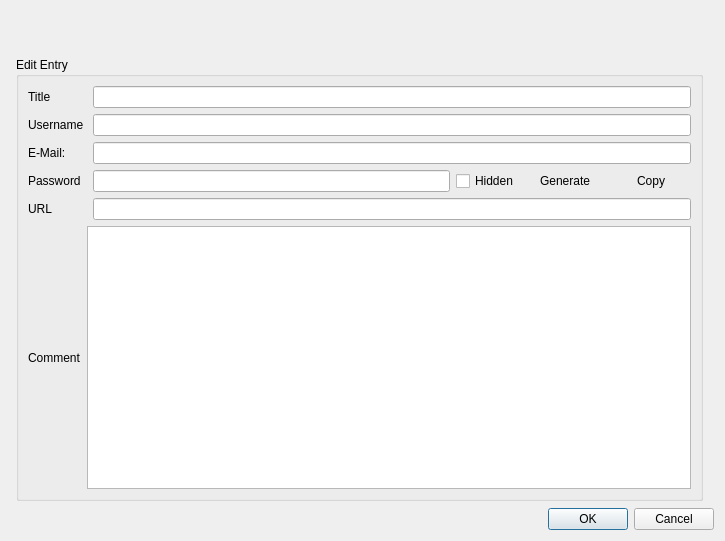
<?xml version="1.0" encoding="UTF-8"?>
<ui version="4.0">
 <class>EditEntryDialog</class>
 <widget class="QDialog" name="EditEntryDialog">
  <property name="geometry">
   <rect>
    <x>0</x>
    <y>0</y>
    <width>725</width>
    <height>541</height>
   </rect>
  </property>
  <property name="windowTitle">
   <string>Edit Entry</string>
  </property>
  <property name="windowIcon">
   <iconset>
    <normaloff>:/icons/icons/dialog-password.png</normaloff>:/icons/icons/dialog-password.png</iconset>
  </property>
  <layout class="QGridLayout" name="gridLayout_2">
   <item row="1" column="0">
    <spacer name="horizontalSpacer">
     <property name="orientation">
      <enum>Qt::Horizontal</enum>
     </property>
     <property name="sizeType">
      <enum>QSizePolicy::Fixed</enum>
     </property>
     <property name="sizeHint" stdset="0">
      <size>
       <width>5</width>
       <height>20</height>
      </size>
     </property>
    </spacer>
   </item>
   <item row="1" column="1" colspan="2">
    <widget class="QGroupBox" name="groupBox">
     <property name="title">
      <string>Edit Entry</string>
     </property>
     <layout class="QVBoxLayout" name="verticalLayout">
      <item>
       <layout class="QGridLayout" name="gridLayout">
        <item row="4" column="2">
         <widget class="QLineEdit" name="urlEdit"/>
        </item>
        <item row="0" column="2">
         <widget class="QLineEdit" name="titleEdit"/>
        </item>
        <item row="1" column="0" colspan="2">
         <widget class="QLabel" name="label_2">
          <property name="text">
           <string>Username</string>
          </property>
         </widget>
        </item>
        <item row="3" column="0" colspan="2">
         <widget class="QLabel" name="label_3">
          <property name="text">
           <string>Password</string>
          </property>
         </widget>
        </item>
        <item row="3" column="2">
         <layout class="QHBoxLayout" name="horizontalLayout">
          <item>
           <widget class="QLineEdit" name="passwordEdit">
            <property name="echoMode">
             <enum>QLineEdit::Password</enum>
            </property>
           </widget>
          </item>
          <item>
           <widget class="QCheckBox" name="hiddenCheckbox">
            <property name="text">
             <string>Hidden</string>
            </property>
           </widget>
          </item>
          <item>
           <widget class="QPushButton" name="generateButton">
            <property name="text">
             <string>Generate</string>
            </property>
            <property name="icon">
             <iconset resource="../src/qt/res.qrc">
              <normaloff>:/icons/generator.png</normaloff>:/icons/generator.png</iconset>
            </property>
            <property name="iconSize">
             <size>
              <width>20</width>
              <height>20</height>
             </size>
            </property>
            <property name="checkable">
             <bool>false</bool>
            </property>
            <property name="autoDefault">
             <bool>true</bool>
            </property>
            <property name="default">
             <bool>false</bool>
            </property>
            <property name="flat">
             <bool>true</bool>
            </property>
           </widget>
          </item>
          <item>
           <widget class="QPushButton" name="copyClipboardButton">
            <property name="toolTip">
             <string>&lt;html&gt;&lt;head/&gt;&lt;body&gt;&lt;p&gt;Copy password to clipboard.&lt;/p&gt;&lt;/body&gt;&lt;/html&gt;</string>
            </property>
            <property name="text">
             <string>Copy</string>
            </property>
            <property name="icon">
             <iconset resource="../src/qt/res.qrc">
              <normaloff>:/icons/clipboard.png</normaloff>:/icons/clipboard.png</iconset>
            </property>
            <property name="checkable">
             <bool>false</bool>
            </property>
            <property name="default">
             <bool>false</bool>
            </property>
            <property name="flat">
             <bool>true</bool>
            </property>
           </widget>
          </item>
         </layout>
        </item>
        <item row="5" column="0">
         <widget class="QLabel" name="label_5">
          <property name="text">
           <string>Comment</string>
          </property>
         </widget>
        </item>
        <item row="1" column="2">
         <widget class="QLineEdit" name="usernameEdit"/>
        </item>
        <item row="5" column="1" colspan="2">
         <widget class="QTextEdit" name="commentEdit">
          <property name="acceptRichText">
           <bool>false</bool>
          </property>
         </widget>
        </item>
        <item row="4" column="0" colspan="2">
         <widget class="QLabel" name="label_4">
          <property name="text">
           <string>URL</string>
          </property>
         </widget>
        </item>
        <item row="0" column="0">
         <widget class="QLabel" name="label">
          <property name="text">
           <string>Title</string>
          </property>
         </widget>
        </item>
        <item row="2" column="0">
         <widget class="QLabel" name="label_6">
          <property name="text">
           <string>E-Mail:</string>
          </property>
         </widget>
        </item>
        <item row="2" column="2">
         <widget class="QLineEdit" name="emailEdit"/>
        </item>
       </layout>
      </item>
     </layout>
    </widget>
   </item>
   <item row="1" column="3">
    <spacer name="horizontalSpacer_2">
     <property name="orientation">
      <enum>Qt::Horizontal</enum>
     </property>
     <property name="sizeType">
      <enum>QSizePolicy::Fixed</enum>
     </property>
     <property name="sizeHint" stdset="0">
      <size>
       <width>5</width>
       <height>20</height>
      </size>
     </property>
    </spacer>
   </item>
   <item row="2" column="2">
    <spacer name="verticalSpacer_2">
     <property name="orientation">
      <enum>Qt::Vertical</enum>
     </property>
     <property name="sizeType">
      <enum>QSizePolicy::Fixed</enum>
     </property>
     <property name="sizeHint" stdset="0">
      <size>
       <width>1</width>
       <height>1</height>
      </size>
     </property>
    </spacer>
   </item>
   <item row="3" column="2" colspan="2">
    <widget class="QDialogButtonBox" name="buttonBox">
     <property name="orientation">
      <enum>Qt::Horizontal</enum>
     </property>
     <property name="standardButtons">
      <set>QDialogButtonBox::Cancel|QDialogButtonBox::Ok</set>
     </property>
    </widget>
   </item>
   <item row="0" column="1" colspan="2">
    <widget class="QLabel" name="headlineLabel">
     <property name="minimumSize">
      <size>
       <width>0</width>
       <height>40</height>
      </size>
     </property>
     <property name="font">
      <font>
       <pointsize>14</pointsize>
       <italic>true</italic>
      </font>
     </property>
     <property name="text">
      <string/>
     </property>
    </widget>
   </item>
  </layout>
 </widget>
 <tabstops>
  <tabstop>titleEdit</tabstop>
  <tabstop>usernameEdit</tabstop>
  <tabstop>emailEdit</tabstop>
  <tabstop>passwordEdit</tabstop>
  <tabstop>urlEdit</tabstop>
  <tabstop>commentEdit</tabstop>
  <tabstop>hiddenCheckbox</tabstop>
  <tabstop>generateButton</tabstop>
  <tabstop>copyClipboardButton</tabstop>
 </tabstops>
 <resources>
  <include location="../src/qt/res.qrc"/>
 </resources>
 <connections>
  <connection>
   <sender>buttonBox</sender>
   <signal>accepted()</signal>
   <receiver>EditEntryDialog</receiver>
   <slot>accept()</slot>
   <hints>
    <hint type="sourcelabel">
     <x>248</x>
     <y>254</y>
    </hint>
    <hint type="destinationlabel">
     <x>157</x>
     <y>274</y>
    </hint>
   </hints>
  </connection>
  <connection>
   <sender>buttonBox</sender>
   <signal>rejected()</signal>
   <receiver>EditEntryDialog</receiver>
   <slot>reject()</slot>
   <hints>
    <hint type="sourcelabel">
     <x>316</x>
     <y>260</y>
    </hint>
    <hint type="destinationlabel">
     <x>286</x>
     <y>274</y>
    </hint>
   </hints>
  </connection>
 </connections>
</ui>
